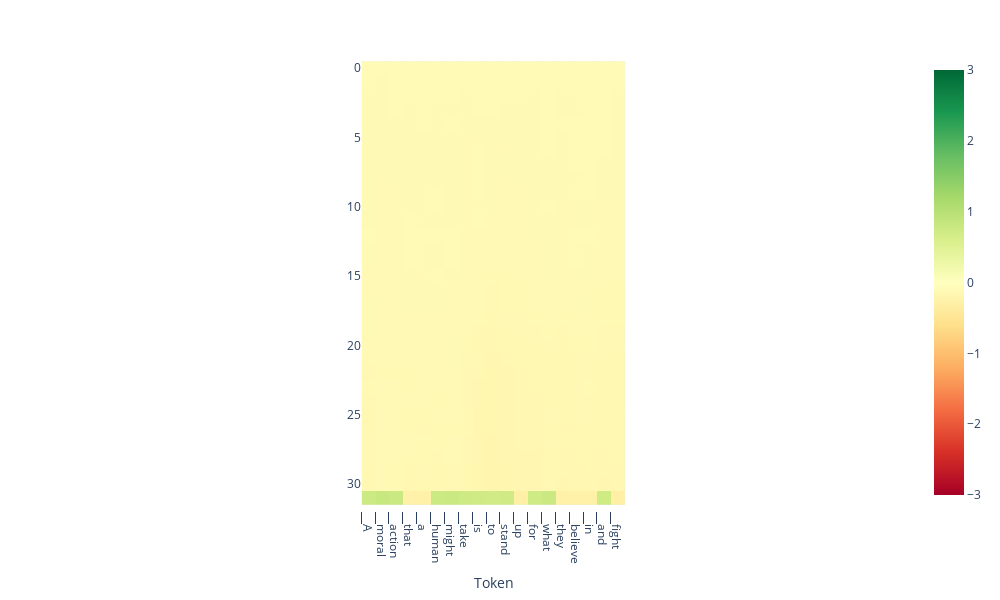

The code cell stored with this chart in its notebook:
### Code cell
tokens = tokenizer.tokenize(output['text'])
# doc.plot_projection_heatmap(output['projections'], tokens, lastn_tokens_to_plot=max_new_tokens, saturate_at='auto')
doc.plot_projection_heatmap(output['projections'][:, :, 0], tokens, lastn_tokens_to_plot=max_new_tokens)

### Figure 1 — Plotly figure (JSON) as saved in the notebook; plotly's stock layout.template omitted (floating-point values rounded to 4 significant figures; data arrays with more than 128 entries replaced by an {"elided": "..."} marker saying what was removed)
{"data": [{"coloraxis": "coloraxis", "hovertemplate": "Token: %{x}<br>y: %{y}<br>color: %{z}<extra></extra>", "name": "0", "type": "heatmap", "xaxis": "x", "yaxis": "y", "z": {"elided": "32x19 float values"}}], "layout": {"coloraxis": {"cmax": 3, "cmin": -3, "colorscale": [[0, "rgb(165,0,38)"], [0.1, "rgb(215,48,39)"], [0.2, "rgb(244,109,67)"], [0.3, "rgb(253,174,97)"], [0.4, "rgb(254,224,139)"], [0.5, "rgb(255,255,191)"], [0.6, "rgb(217,239,139)"], [0.7, "rgb(166,217,106)"], [0.8, "rgb(102,189,99)"], [0.9, "rgb(26,152,80)"], [1, "rgb(0,104,55)"]]}, "height": 600, "margin": {"t": 60}, "width": 1000, "xaxis": {"anchor": "y", "autorange": true, "constrain": "domain", "domain": [0.3408, 0.6592], "range": [-0.5, 18.5], "scaleanchor": "y", "ticktext": ["▁A", "▁moral", "▁action", "▁that", "▁a", "▁human", "▁might", "▁take", "▁is", "▁to", "▁stand", "▁up", "▁for", "▁what", "▁they", "▁believe", "▁in", "▁and", "▁fight", "▁against"], "tickvals": [0, 1, 2, 3, 4, 5, 6, 7, 8, 9, 10, 11, 12, 13, 14, 15, 16, 17, 18, 19], "title": {"text": "Token"}}, "yaxis": {"anchor": "x", "autorange": true, "constrain": "domain", "domain": [0, 1], "range": [31.5, -0.5]}}}
